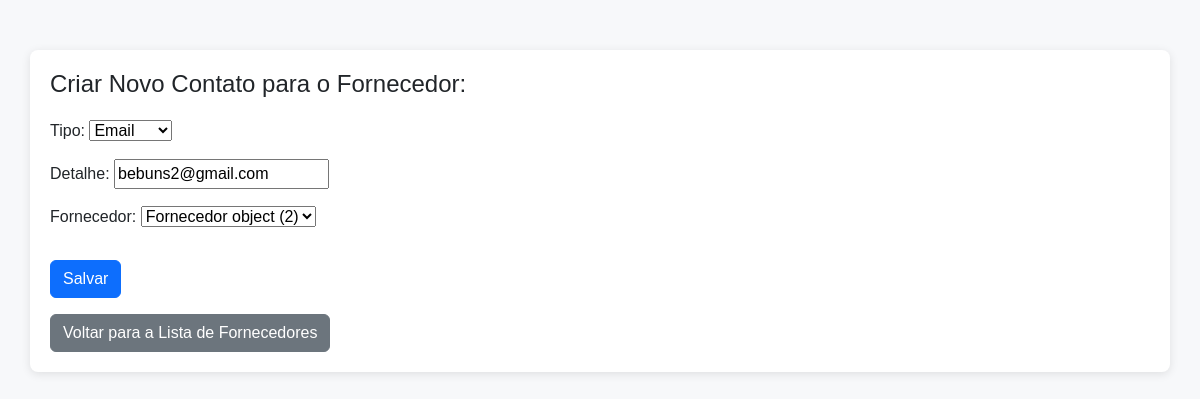
The page /contato/8/update/ on the database as committed earlier.
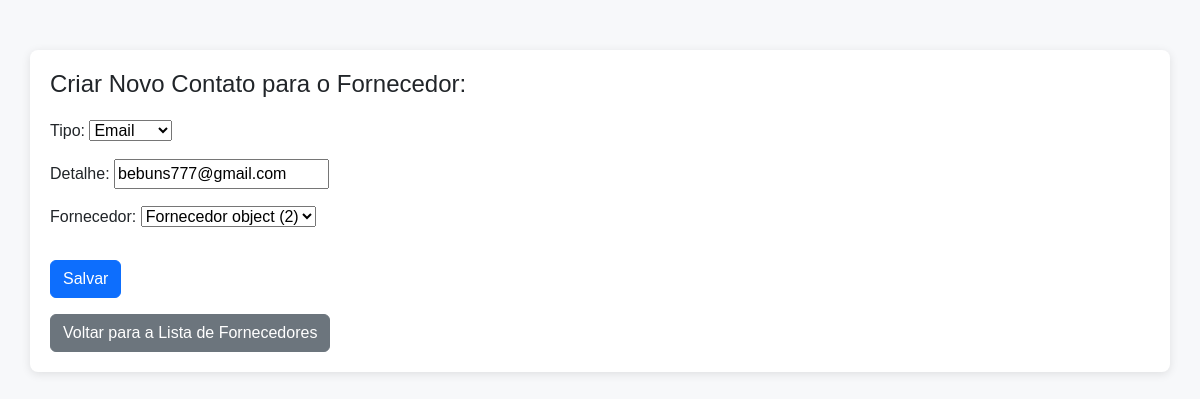
The same page on the database as committed later.
### cadfor/models.py (models this page shows)
class Contato(models.Model):
    TIPO_CHOICES = [
        ('email', 'Email'),
        ('telefone', 'Telefone'),
    ]
    id_contato = models.AutoField(primary_key=True)
    tipo = models.CharField(max_length=10, choices=TIPO_CHOICES)
    detalhe = models.CharField(max_length=255)
    fornecedor = models.ForeignKey(Fornecedor, on_delete=models.CASCADE, related_name='contatos')

### cadfor/views.py (the view, shortened to what this page needs)
# urls.py: path("contato/<int:pk>/update/", ContatoUpdateView.as_view(), name="contato_update"),
class ContatoUpdateView(UpdateView):
    model = Contato
    fields = ['tipo', 'detalhe', 'fornecedor']
    template_name = 'cadfor/contato_form.html'
    def get_context_data(self, **kwargs):
        context = super().get_context_data(**kwargs)
        fornecedor = self.object.fornecedor
        context['contatos'] = Contato.objects.filter(fornecedor=fornecedor)
        return context

### cadfor/templates/cadfor/contato_form.html (shortened to what this page needs)
<!DOCTYPE html>
<html lang="pt-BR">
<head>
    <link href="https://cdn.jsdelivr.net/npm/bootstrap@5.3.3/dist/css/bootstrap.min.css" rel="stylesheet">
</head>
<body>
    <div class="container">
        <h1>Criar Novo Contato para o Fornecedor: {{ fornecedor.nome }}</h1>
        <form method="POST">
            {{ form.as_p }}
            <button type="submit" class="btn btn-primary">Salvar</button>
        </form>
        <a href="{% url 'fornecedor_list' %}" class="btn btn-secondary mt-3">Voltar para a Lista de Fornecedores</a>
    </div>
</body>
</html>

Rows that differ between the two databases and show on the page:
changed Contato "Email": detalhe "bebuns2@gmail.com" → "bebuns777@gmail.com"
